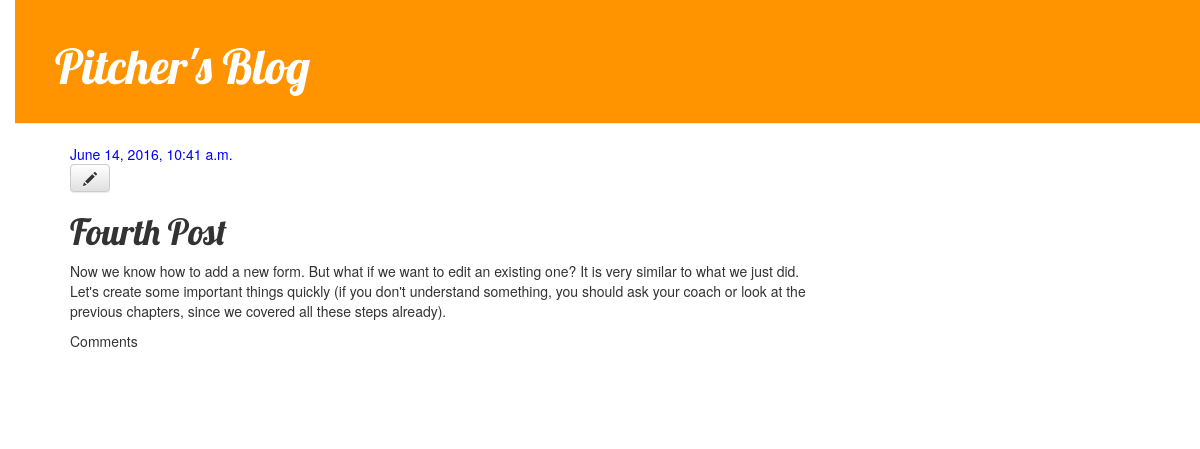
The page /post/8/ on the database its author committed.
### blog/models.py (models this page shows, shortened)
class Post(models.Model):
    author = models.ForeignKey('auth.User')
    title = models.CharField(max_length=200)
    text = models.TextField()
    created_date = models.DateTimeField(
        default=timezone.now)
    published_date = models.DateTimeField(
        blank=True, null=True)

### blog/views.py (the view)
# urls.py: url(r'^post/(?P<pk>\d+)/$', views.post_detail, name='post_detail'),
def post_detail(request, pk):
	post = get_object_or_404(Post, pk=pk)
	return render(request, 'blog/post_detail.html', {'post': post})

### blog/templates/blog/post_detail.html (shortened to what this page needs)
{% extends 'blog/base.html' %}
{% block content %}
    <div class="post">
        {% if post.published_date %}
            <div class="date">
                {{ post.published_date }}
            </div>
        {% endif %}
        <a class="btn btn-default" href="{% url 'post_comment' pk=post.pk %}"><span class="glyphicon glyphicon-pencil"></span></a>
        <h1>{{ post.title }}</h1>
        <p>{{ post.text|linebreaks }}</p>
        <p>Comments</p>
    </div>
{% endblock %}

### blog/static/css/blog.css (style rules this page uses)
body { padding-left: 15px; }
h1, h2, h3, h4 { font-family: 'Lobster', cursive; }
.date { color: blue; }
.post { margin-bottom: 70px; }

### rows shown on the page
Post: published_date "June 14, 2016, 10:41 a.m.", title "Fourth Post", text "Now we know how to add a new form. But what if we want to edit an existing one? It is very similar to what we just did. Let's create some important things quickly (if you don't understand something, you should ask your coach or look at the previous chapters, since we covered all these steps already)."
